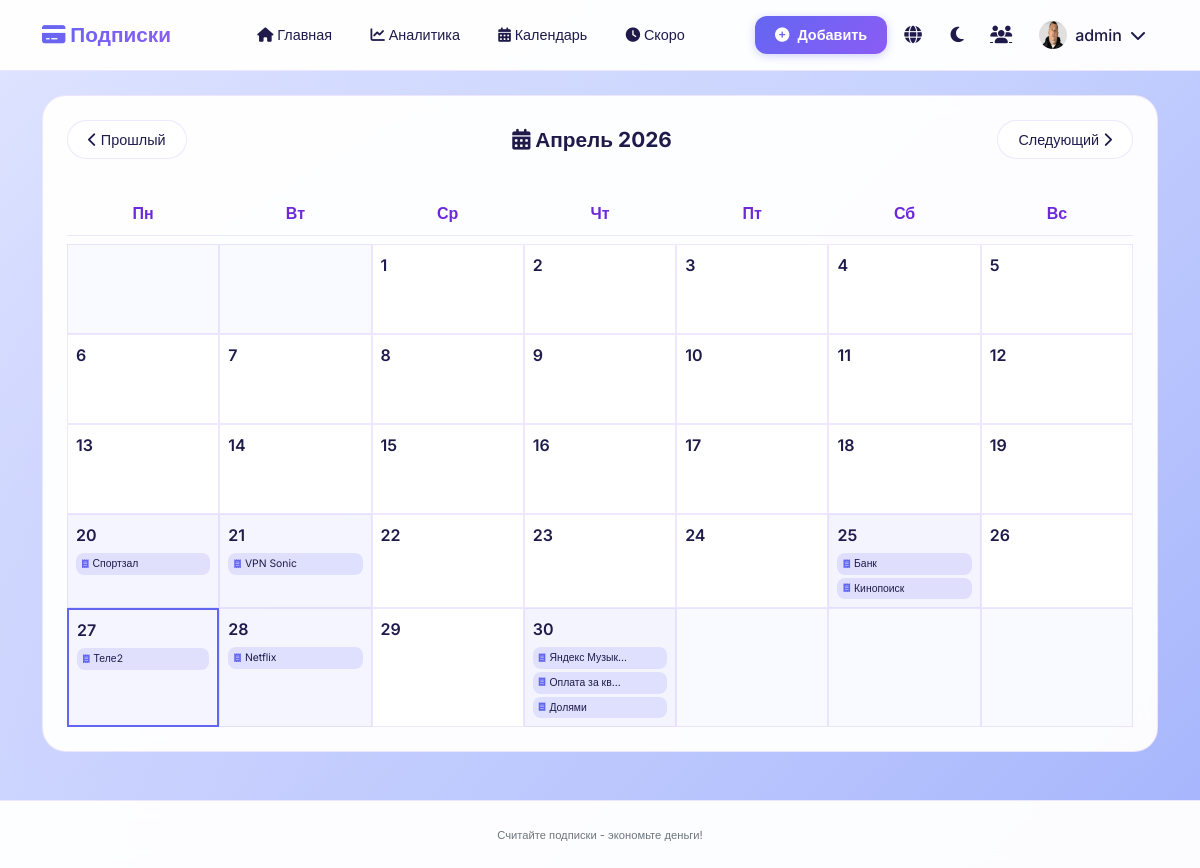
Page /calendar (signed in) on the committed database.
### models.py (models this page shows, shortened)
class Subscription(db.Model):
    id = db.Column(db.Integer, primary_key=True)
    user_id = db.Column(db.Integer, db.ForeignKey('user.id'), nullable=False)
    name = db.Column(db.String(100), nullable=False)
    cost = db.Column(db.Float, nullable=False)
    period = db.Column(db.String(20), nullable=False)
    next_payment_date = db.Column(db.Date, nullable=False, default=date.today)
    category = db.Column(db.String(50), nullable=False)
    status = db.Column(db.String(20), nullable=False, default='active')
    created_at = db.Column(db.Date, default=date.today)
    user = db.relationship('User', backref=db.backref('subscriptions', lazy=True))

### app.py (the view)
@app.route('/calendar')
@login_required
def calendar_view():
    year = request.args.get('year', type=int)
    month = request.args.get('month', type=int)
    today = datetime.now().date()
    if not year or not month:
        year = today.year
        month = today.month
    if month > 12:
        month = 1
        year += 1
    elif month < 1:
        month = 12
        year -= 1
    cal = calendar.monthcalendar(year, month)
    month_names_ru = {
        1: 'Январь', 2: 'Февраль', 3: 'Март', 4: 'Апрель',
        5: 'Май', 6: 'Июнь', 7: 'Июль', 8: 'Август',
        9: 'Сентябрь', 10: 'Октябрь', 11: 'Ноябрь', 12: 'Декабрь'
    }
    month_names_en = {
        1: 'January', 2: 'February', 3: 'March', 4: 'April',
        5: 'May', 6: 'June', 7: 'July', 8: 'August',
        9: 'September', 10: 'October', 11: 'November', 12: 'December'
    }
    if session.get('lang') == 'en':
        month_name = month_names_en[month]
        weekday_names = ['Mon', 'Tue', 'Wed', 'Thu', 'Fri', 'Sat', 'Sun']
    else:
        month_name = month_names_ru[month]
        weekday_names = ['Пн', 'Вт', 'Ср', 'Чт', 'Пт', 'Сб', 'Вс']
    subscriptions = Subscription.query.filter_by(user_id=session['user_id'], status='active').all()
    payments_by_day = {}
    for sub in subscriptions:
        day = sub.next_payment_date.day
        if day not in payments_by_day:
            payments_by_day[day] = []
        payments_by_day[day].append(sub)
    return render_template('calendar.html',
                         calendar=cal,
                         month_name=month_name,
                         year=year,
                         month=month,
                         weekday_names=weekday_names,
                         payments_by_day=payments_by_day,
                         today=today)

### app.py (called while the page is built)
def login_required(f):
    @wraps(f)
    def decorated_function(*args, **kwargs):
        if 'user_id' not in session:
            flash('Пожалуйста, войдите в систему', 'warning')
            return redirect(url_for('login'))
        return f(*args, **kwargs)
    return decorated_function

### templates/calendar.html
{% extends "base.html" %}
{% block content %}
<div class="calendar-container">
    <div class="calendar-nav">
        <a href="{{ url_for('calendar_view', year=year, month=month-1) }}" class="cal-nav-btn">
            <i class="fas fa-chevron-left"></i> {% if session.lang == 'en' %}Prev{% else %}Прошлый{% endif %}
        </a>
        <div class="calendar-title">
            <i class="fas fa-calendar-alt"></i> {{ month_name }} {{ year }}
        </div>
        <a href="{{ url_for('calendar_view', year=year, month=month+1) }}" class="cal-nav-btn">
            {% if session.lang == 'en' %}Next{% else %}Следующий{% endif %} <i class="fas fa-chevron-right"></i>
        </a>
    </div>
    <div class="calendar-grid">
        <div class="calendar-weekdays">
            {% for day in weekday_names %}
                <span>{{ day }}</span>
            {% endfor %}
        </div>
        {% for week in calendar %}
        <div class="calendar-week">
            {% for day in week %}
            <div class="calendar-day
                        {% if day == 0 %}empty
                        {% elif day == today.day and today.month == month and today.year == year %}today
                        {% endif %}
                        {% if day in payments_by_day and day != 0 %}has-payment{% endif %}">
                {% if day != 0 %}
                    <div class="day-num">{{ day }}</div>
                    {% if day in payments_by_day %}
                        <div class="day-payments-list">
                            {% for sub in payments_by_day[day] %}
                            <div class="mini-payment" title="{{ sub.name }} - {{ sub.cost }} ₽">
                                <i class="fas fa-receipt"></i>
                                <span>{{ sub.name[:12] }}{% if sub.name|length > 12 %}…{% endif %}</span>
                            </div>
                            {% endfor %}
                        </div>
                    {% endif %}
                {% endif %}
            </div>
            {% endfor %}
        </div>
        {% endfor %}
    </div>
</div>
{% endblock %}

### static/style.css (style rules this page uses)
* { margin: 0; padding: 0; box-sizing: border-box; }
body { font-family: 'Inter', sans-serif; transition: all 0.3s ease; min-height: 100vh; position: relative; overflow-x: hidden; }
body::before { content: ''; position: fixed; top: 0; left: 0; width: 100%; height: 100%; z-index: -2; background: linear-gradient(135deg, #e0e7ff 0%, #c7d2fe 50%, #a5b4fc 100%); }
body::after { content: ''; position: fixed; top: 0; left: 0; width: 100%; height: 100%; z-index: -1; background: radial-gradient(circle at 20% 50%, rgba(139, 92, 246, 0.08), transparent 50%); }
:root, [data-theme="light"] { --bg-primary: rgba(249, 250, 255, 0.96); --bg-secondary: rgba(255, 255, 255, 0.98); --text-primary: #1e1b4b; --text-secondary: #6d28d9; --text-muted: #6c757d; --card-bg: rgba(255, 255, 255, 0.96); --card-shadow: 0 12px 30px rgba(79, 70, 229, 0.08); --navbar-bg: rgba(255, 255, 255, 0.96); --border-color: rgba(139, 92, 246, 0.15); --success: #10b981; --warning: #f59e0b; --danger: #ef4444; --primary: #6366f1; --primary-dark: #4f46e5; --primary-light: #818cf8; --gradient: linear-gradient(135deg, #6366f1 0%, #8b5cf6 100%); }
body { background-color: transparent; color: var(--text-primary); }
.calendar-container { background: var(--card-bg); backdrop-filter: blur(8px); border-radius: 24px; padding: 1.5rem; border: 1px solid var(--border-color); position: relative; z-index: 1; }
.calendar-nav { display: flex; justify-content: space-between; align-items: center; margin-bottom: 2rem; flex-wrap: wrap; gap: 1rem; }
.cal-nav-btn { background: var(--bg-secondary); border: 1px solid var(--border-color); padding: 8px 20px; border-radius: 30px; color: var(--text-primary); text-decoration: none; transition: all 0.2s; font-weight: 500; font-size: 0.9rem; }
.calendar-title { font-size: 1.3rem; font-weight: 700; color: var(--text-primary); }
.calendar-weekdays { display: grid; grid-template-columns: repeat(7, 1fr); text-align: center; font-weight: 600; padding: 10px 0; color: var(--text-secondary); border-bottom: 1px solid var(--border-color); margin-bottom: 8px; }
.calendar-week { display: grid; grid-template-columns: repeat(7, 1fr); }
.calendar-day { min-height: 90px; padding: 8px; border: 1px solid var(--border-color); background: var(--bg-secondary); transition: all 0.2s; }
.empty { background: var(--bg-primary); }
.today { background: rgba(99, 102, 241, 0.12); border: 2px solid var(--primary); }
.has-payment { background: rgba(99, 102, 241, 0.06); }
.day-num { font-weight: 600; font-size: 1rem; margin-bottom: 6px; color: var(--text-primary); }
.day-payments-list { display: flex; flex-direction: column; gap: 3px; }
.mini-payment { font-size: 0.65rem; background: rgba(99, 102, 241, 0.15); padding: 3px 6px; border-radius: 8px; white-space: nowrap; overflow: hidden; text-overflow: ellipsis; color: var(--text-primary); display: flex; align-items: center; gap: 4px; }
.mini-payment i { font-size: 0.55rem; color: var(--primary); }

### rows in the picture
Subscription: name "Спортзал"
Subscription: name "VPN Sonic"
Subscription: name "Банк"
Subscription: name "Кинопоиск"
Subscription: name "Теле2"
Subscription: name "Netflix"
Subscription: name "Яндекс Музык"
Subscription: name "Оплата за кв"
Subscription: name "Долями"

### other values in the picture
{{ session.username }} "admin"
{{ month_name }} "Апрель"
{{ year }} "2026"
{{ day }} "Пн" "Вт" "Ср" "Чт" "Пт" "Сб" "Вс"
{{ day }} "1" "2" "3" "4" "5" "6" "7" "8" "9" "10" "11" "12" "13" "14" "15" "16" "17" "18" "19" "20" "21" "22" "23" "24" "25" "26" "27" "28" "29" "30"
